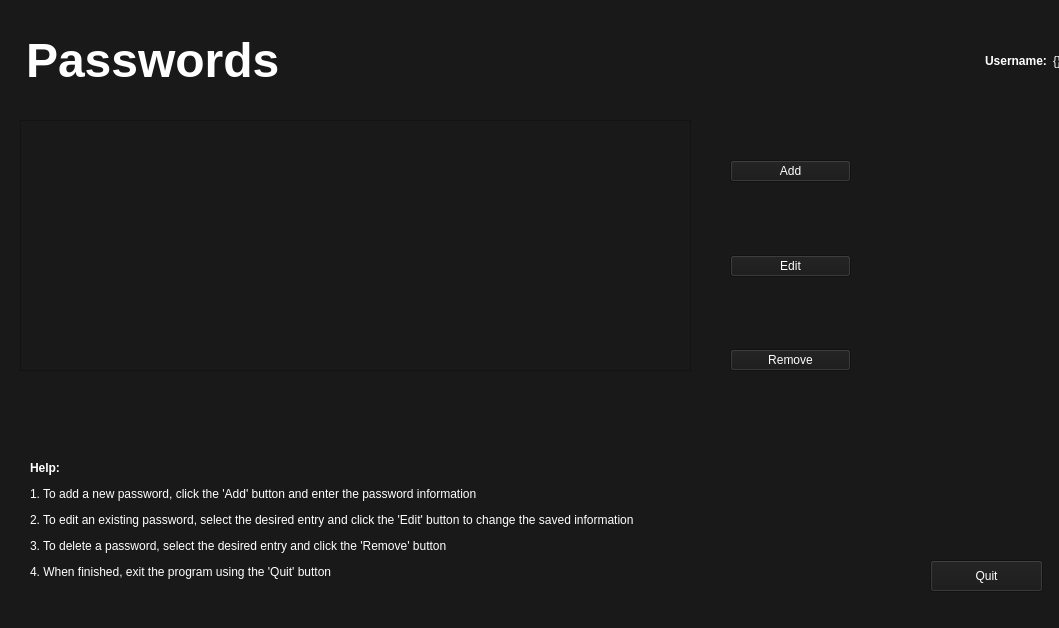
<?xml version="1.0" encoding="UTF-8"?>
<ui version="4.0">
 <class>MainWindow</class>
 <widget class="QMainWindow" name="MainWindow">
  <property name="geometry">
   <rect>
    <x>0</x>
    <y>0</y>
    <width>1059</width>
    <height>628</height>
   </rect>
  </property>
  <property name="windowTitle">
   <string>MainWindow</string>
  </property>
  <property name="styleSheet">
   <string notr="true">background-color: rgb(25,25,25)</string>
  </property>
  <widget class="QWidget" name="centralwidget">
   <widget class="QTableView" name="Password_table">
    <property name="geometry">
     <rect>
      <x>20</x>
      <y>120</y>
      <width>671</width>
      <height>251</height>
     </rect>
    </property>
    <property name="palette">
     <palette>
      <active>
       <colorrole role="WindowText">
        <brush brushstyle="SolidPattern">
         <color alpha="255">
          <red>255</red>
          <green>255</green>
          <blue>255</blue>
         </color>
        </brush>
       </colorrole>
       <colorrole role="Button">
        <brush brushstyle="SolidPattern">
         <color alpha="255">
          <red>255</red>
          <green>255</green>
          <blue>255</blue>
         </color>
        </brush>
       </colorrole>
       <colorrole role="Mid">
        <brush brushstyle="SolidPattern">
         <color alpha="255">
          <red>255</red>
          <green>255</green>
          <blue>255</blue>
         </color>
        </brush>
       </colorrole>
       <colorrole role="Text">
        <brush brushstyle="SolidPattern">
         <color alpha="255">
          <red>255</red>
          <green>255</green>
          <blue>255</blue>
         </color>
        </brush>
       </colorrole>
       <colorrole role="ButtonText">
        <brush brushstyle="SolidPattern">
         <color alpha="255">
          <red>255</red>
          <green>255</green>
          <blue>255</blue>
         </color>
        </brush>
       </colorrole>
       <colorrole role="Base">
        <brush brushstyle="SolidPattern">
         <color alpha="255">
          <red>255</red>
          <green>255</green>
          <blue>255</blue>
         </color>
        </brush>
       </colorrole>
       <colorrole role="Window">
        <brush brushstyle="SolidPattern">
         <color alpha="255">
          <red>255</red>
          <green>255</green>
          <blue>255</blue>
         </color>
        </brush>
       </colorrole>
      </active>
      <inactive>
       <colorrole role="WindowText">
        <brush brushstyle="SolidPattern">
         <color alpha="255">
          <red>255</red>
          <green>255</green>
          <blue>255</blue>
         </color>
        </brush>
       </colorrole>
       <colorrole role="Button">
        <brush brushstyle="SolidPattern">
         <color alpha="255">
          <red>255</red>
          <green>255</green>
          <blue>255</blue>
         </color>
        </brush>
       </colorrole>
       <colorrole role="Mid">
        <brush brushstyle="SolidPattern">
         <color alpha="255">
          <red>255</red>
          <green>255</green>
          <blue>255</blue>
         </color>
        </brush>
       </colorrole>
       <colorrole role="Text">
        <brush brushstyle="SolidPattern">
         <color alpha="255">
          <red>255</red>
          <green>255</green>
          <blue>255</blue>
         </color>
        </brush>
       </colorrole>
       <colorrole role="ButtonText">
        <brush brushstyle="SolidPattern">
         <color alpha="255">
          <red>255</red>
          <green>255</green>
          <blue>255</blue>
         </color>
        </brush>
       </colorrole>
       <colorrole role="Base">
        <brush brushstyle="SolidPattern">
         <color alpha="255">
          <red>255</red>
          <green>255</green>
          <blue>255</blue>
         </color>
        </brush>
       </colorrole>
       <colorrole role="Window">
        <brush brushstyle="SolidPattern">
         <color alpha="255">
          <red>255</red>
          <green>255</green>
          <blue>255</blue>
         </color>
        </brush>
       </colorrole>
      </inactive>
      <disabled>
       <colorrole role="WindowText">
        <brush brushstyle="SolidPattern">
         <color alpha="255">
          <red>159</red>
          <green>158</green>
          <blue>158</blue>
         </color>
        </brush>
       </colorrole>
       <colorrole role="Button">
        <brush brushstyle="SolidPattern">
         <color alpha="255">
          <red>255</red>
          <green>255</green>
          <blue>255</blue>
         </color>
        </brush>
       </colorrole>
       <colorrole role="Mid">
        <brush brushstyle="SolidPattern">
         <color alpha="255">
          <red>255</red>
          <green>255</green>
          <blue>255</blue>
         </color>
        </brush>
       </colorrole>
       <colorrole role="Text">
        <brush brushstyle="SolidPattern">
         <color alpha="255">
          <red>159</red>
          <green>158</green>
          <blue>158</blue>
         </color>
        </brush>
       </colorrole>
       <colorrole role="ButtonText">
        <brush brushstyle="SolidPattern">
         <color alpha="255">
          <red>159</red>
          <green>158</green>
          <blue>158</blue>
         </color>
        </brush>
       </colorrole>
       <colorrole role="Base">
        <brush brushstyle="SolidPattern">
         <color alpha="255">
          <red>255</red>
          <green>255</green>
          <blue>255</blue>
         </color>
        </brush>
       </colorrole>
       <colorrole role="Window">
        <brush brushstyle="SolidPattern">
         <color alpha="255">
          <red>255</red>
          <green>255</green>
          <blue>255</blue>
         </color>
        </brush>
       </colorrole>
      </disabled>
     </palette>
    </property>
    <property name="contextMenuPolicy">
     <enum>Qt::DefaultContextMenu</enum>
    </property>
    <property name="selectionMode">
     <enum>QAbstractItemView::SingleSelection</enum>
    </property>
    <property name="selectionBehavior">
     <enum>QAbstractItemView::SelectRows</enum>
    </property>
   </widget>
   <widget class="QPushButton" name="Quit_button">
    <property name="geometry">
     <rect>
      <x>930</x>
      <y>560</y>
      <width>113</width>
      <height>32</height>
     </rect>
    </property>
    <property name="palette">
     <palette>
      <active>
       <colorrole role="Button">
        <brush brushstyle="SolidPattern">
         <color alpha="255">
          <red>25</red>
          <green>25</green>
          <blue>25</blue>
         </color>
        </brush>
       </colorrole>
       <colorrole role="ButtonText">
        <brush brushstyle="SolidPattern">
         <color alpha="255">
          <red>255</red>
          <green>255</green>
          <blue>255</blue>
         </color>
        </brush>
       </colorrole>
       <colorrole role="Base">
        <brush brushstyle="SolidPattern">
         <color alpha="255">
          <red>25</red>
          <green>25</green>
          <blue>25</blue>
         </color>
        </brush>
       </colorrole>
       <colorrole role="Window">
        <brush brushstyle="SolidPattern">
         <color alpha="255">
          <red>25</red>
          <green>25</green>
          <blue>25</blue>
         </color>
        </brush>
       </colorrole>
      </active>
      <inactive>
       <colorrole role="Button">
        <brush brushstyle="SolidPattern">
         <color alpha="255">
          <red>25</red>
          <green>25</green>
          <blue>25</blue>
         </color>
        </brush>
       </colorrole>
       <colorrole role="ButtonText">
        <brush brushstyle="SolidPattern">
         <color alpha="255">
          <red>255</red>
          <green>255</green>
          <blue>255</blue>
         </color>
        </brush>
       </colorrole>
       <colorrole role="Base">
        <brush brushstyle="SolidPattern">
         <color alpha="255">
          <red>25</red>
          <green>25</green>
          <blue>25</blue>
         </color>
        </brush>
       </colorrole>
       <colorrole role="Window">
        <brush brushstyle="SolidPattern">
         <color alpha="255">
          <red>25</red>
          <green>25</green>
          <blue>25</blue>
         </color>
        </brush>
       </colorrole>
      </inactive>
      <disabled>
       <colorrole role="Button">
        <brush brushstyle="SolidPattern">
         <color alpha="255">
          <red>25</red>
          <green>25</green>
          <blue>25</blue>
         </color>
        </brush>
       </colorrole>
       <colorrole role="ButtonText">
        <brush brushstyle="SolidPattern">
         <color alpha="255">
          <red>148</red>
          <green>148</green>
          <blue>148</blue>
         </color>
        </brush>
       </colorrole>
       <colorrole role="Base">
        <brush brushstyle="SolidPattern">
         <color alpha="255">
          <red>25</red>
          <green>25</green>
          <blue>25</blue>
         </color>
        </brush>
       </colorrole>
       <colorrole role="Window">
        <brush brushstyle="SolidPattern">
         <color alpha="255">
          <red>25</red>
          <green>25</green>
          <blue>25</blue>
         </color>
        </brush>
       </colorrole>
      </disabled>
     </palette>
    </property>
    <property name="text">
     <string>Quit</string>
    </property>
   </widget>
   <widget class="QLabel" name="label_2">
    <property name="geometry">
     <rect>
      <x>30</x>
      <y>450</y>
      <width>771</width>
      <height>141</height>
     </rect>
    </property>
    <property name="palette">
     <palette>
      <active>
       <colorrole role="Button">
        <brush brushstyle="SolidPattern">
         <color alpha="255">
          <red>25</red>
          <green>25</green>
          <blue>25</blue>
         </color>
        </brush>
       </colorrole>
       <colorrole role="ButtonText">
        <brush brushstyle="SolidPattern">
         <color alpha="255">
          <red>255</red>
          <green>255</green>
          <blue>255</blue>
         </color>
        </brush>
       </colorrole>
       <colorrole role="Base">
        <brush brushstyle="SolidPattern">
         <color alpha="255">
          <red>25</red>
          <green>25</green>
          <blue>25</blue>
         </color>
        </brush>
       </colorrole>
       <colorrole role="Window">
        <brush brushstyle="SolidPattern">
         <color alpha="255">
          <red>25</red>
          <green>25</green>
          <blue>25</blue>
         </color>
        </brush>
       </colorrole>
      </active>
      <inactive>
       <colorrole role="Button">
        <brush brushstyle="SolidPattern">
         <color alpha="255">
          <red>25</red>
          <green>25</green>
          <blue>25</blue>
         </color>
        </brush>
       </colorrole>
       <colorrole role="ButtonText">
        <brush brushstyle="SolidPattern">
         <color alpha="255">
          <red>255</red>
          <green>255</green>
          <blue>255</blue>
         </color>
        </brush>
       </colorrole>
       <colorrole role="Base">
        <brush brushstyle="SolidPattern">
         <color alpha="255">
          <red>25</red>
          <green>25</green>
          <blue>25</blue>
         </color>
        </brush>
       </colorrole>
       <colorrole role="Window">
        <brush brushstyle="SolidPattern">
         <color alpha="255">
          <red>25</red>
          <green>25</green>
          <blue>25</blue>
         </color>
        </brush>
       </colorrole>
      </inactive>
      <disabled>
       <colorrole role="Button">
        <brush brushstyle="SolidPattern">
         <color alpha="255">
          <red>25</red>
          <green>25</green>
          <blue>25</blue>
         </color>
        </brush>
       </colorrole>
       <colorrole role="ButtonText">
        <brush brushstyle="SolidPattern">
         <color alpha="255">
          <red>148</red>
          <green>148</green>
          <blue>148</blue>
         </color>
        </brush>
       </colorrole>
       <colorrole role="Base">
        <brush brushstyle="SolidPattern">
         <color alpha="255">
          <red>25</red>
          <green>25</green>
          <blue>25</blue>
         </color>
        </brush>
       </colorrole>
       <colorrole role="Window">
        <brush brushstyle="SolidPattern">
         <color alpha="255">
          <red>25</red>
          <green>25</green>
          <blue>25</blue>
         </color>
        </brush>
       </colorrole>
      </disabled>
     </palette>
    </property>
    <property name="text">
     <string>&lt;html&gt;&lt;head/&gt;&lt;body&gt;&lt;p&gt;&lt;span style=&quot; font-weight:600; color:#ffffff;&quot;&gt;Help:&lt;/span&gt;&lt;/p&gt;&lt;p&gt;&lt;span style=&quot; color:#ffffff;&quot;&gt;1. To add a new password, click the 'Add' button and enter the password information&lt;/span&gt;&lt;/p&gt;&lt;p&gt;&lt;span style=&quot; color:#ffffff;&quot;&gt;2. To edit an existing password, select the desired entry and click the 'Edit' button to change the saved information&lt;/span&gt;&lt;/p&gt;&lt;p&gt;&lt;span style=&quot; color:#ffffff;&quot;&gt;3. To delete a password, select the desired entry and click the 'Remove' button&lt;/span&gt;&lt;/p&gt;&lt;p&gt;&lt;span style=&quot; color:#ffffff;&quot;&gt;4. When finished, exit the program using the 'Quit' button&lt;/span&gt;&lt;/p&gt;&lt;/body&gt;&lt;/html&gt;</string>
    </property>
   </widget>
   <widget class="QLabel" name="result_msg">
    <property name="geometry">
     <rect>
      <x>30</x>
      <y>400</y>
      <width>641</width>
      <height>39</height>
     </rect>
    </property>
    <property name="palette">
     <palette>
      <active>
       <colorrole role="Button">
        <brush brushstyle="SolidPattern">
         <color alpha="255">
          <red>25</red>
          <green>25</green>
          <blue>25</blue>
         </color>
        </brush>
       </colorrole>
       <colorrole role="Base">
        <brush brushstyle="SolidPattern">
         <color alpha="255">
          <red>25</red>
          <green>25</green>
          <blue>25</blue>
         </color>
        </brush>
       </colorrole>
       <colorrole role="Window">
        <brush brushstyle="SolidPattern">
         <color alpha="255">
          <red>25</red>
          <green>25</green>
          <blue>25</blue>
         </color>
        </brush>
       </colorrole>
      </active>
      <inactive>
       <colorrole role="Button">
        <brush brushstyle="SolidPattern">
         <color alpha="255">
          <red>25</red>
          <green>25</green>
          <blue>25</blue>
         </color>
        </brush>
       </colorrole>
       <colorrole role="Base">
        <brush brushstyle="SolidPattern">
         <color alpha="255">
          <red>25</red>
          <green>25</green>
          <blue>25</blue>
         </color>
        </brush>
       </colorrole>
       <colorrole role="Window">
        <brush brushstyle="SolidPattern">
         <color alpha="255">
          <red>25</red>
          <green>25</green>
          <blue>25</blue>
         </color>
        </brush>
       </colorrole>
      </inactive>
      <disabled>
       <colorrole role="Button">
        <brush brushstyle="SolidPattern">
         <color alpha="255">
          <red>25</red>
          <green>25</green>
          <blue>25</blue>
         </color>
        </brush>
       </colorrole>
       <colorrole role="Base">
        <brush brushstyle="SolidPattern">
         <color alpha="255">
          <red>25</red>
          <green>25</green>
          <blue>25</blue>
         </color>
        </brush>
       </colorrole>
       <colorrole role="Window">
        <brush brushstyle="SolidPattern">
         <color alpha="255">
          <red>25</red>
          <green>25</green>
          <blue>25</blue>
         </color>
        </brush>
       </colorrole>
      </disabled>
     </palette>
    </property>
    <property name="text">
     <string>&lt;html&gt;&lt;head/&gt;&lt;body&gt;&lt;p align=&quot;center&quot;&gt;&lt;br/&gt;&lt;/p&gt;&lt;/body&gt;&lt;/html&gt;</string>
    </property>
   </widget>
   <widget class="QWidget" name="">
    <property name="geometry">
     <rect>
      <x>20</x>
      <y>10</y>
      <width>1041</width>
      <height>102</height>
     </rect>
    </property>
    <layout class="QHBoxLayout" name="horizontalLayout">
     <item>
      <widget class="QLabel" name="label">
       <property name="text">
        <string>&lt;html&gt;&lt;head/&gt;&lt;body&gt;&lt;p&gt;&lt;img src=&quot;:/images/resources/lock_100.png&quot;/&gt;&lt;/p&gt;&lt;/body&gt;&lt;/html&gt;</string>
       </property>
      </widget>
     </item>
     <item>
      <widget class="QLabel" name="label_3">
       <property name="text">
        <string>&lt;html&gt;&lt;head/&gt;&lt;body&gt;&lt;p&gt;&lt;span style=&quot; font-size:36pt; font-weight:600; color:#ffffff;&quot;&gt;Passwords&lt;/span&gt;&lt;/p&gt;&lt;/body&gt;&lt;/html&gt;</string>
       </property>
      </widget>
     </item>
     <item>
      <spacer name="horizontalSpacer">
       <property name="orientation">
        <enum>Qt::Horizontal</enum>
       </property>
       <property name="sizeHint" stdset="0">
        <size>
         <width>40</width>
         <height>20</height>
        </size>
       </property>
      </spacer>
     </item>
     <item>
      <widget class="QLabel" name="label_4">
       <property name="text">
        <string>&lt;html&gt;&lt;head/&gt;&lt;body&gt;&lt;p&gt;&lt;span style=&quot; font-weight:600; color:#ffffff;&quot;&gt;Username:&lt;/span&gt;&lt;/p&gt;&lt;/body&gt;&lt;/html&gt;</string>
       </property>
      </widget>
     </item>
     <item>
      <widget class="QLabel" name="username_label">
       <property name="text">
        <string>&lt;html&gt;&lt;head/&gt;&lt;body&gt;&lt;p&gt;&lt;span style=&quot; color:#ffffff;&quot;&gt;{}&lt;/span&gt;&lt;/p&gt;&lt;/body&gt;&lt;/html&gt;</string>
       </property>
      </widget>
     </item>
    </layout>
   </widget>
   <widget class="QWidget" name="">
    <property name="geometry">
     <rect>
      <x>730</x>
      <y>160</y>
      <width>121</width>
      <height>211</height>
     </rect>
    </property>
    <layout class="QVBoxLayout" name="verticalLayout">
     <item>
      <widget class="QPushButton" name="Add_button">
       <property name="palette">
        <palette>
         <active>
          <colorrole role="Button">
           <brush brushstyle="SolidPattern">
            <color alpha="255">
             <red>25</red>
             <green>25</green>
             <blue>25</blue>
            </color>
           </brush>
          </colorrole>
          <colorrole role="ButtonText">
           <brush brushstyle="SolidPattern">
            <color alpha="255">
             <red>255</red>
             <green>255</green>
             <blue>255</blue>
            </color>
           </brush>
          </colorrole>
          <colorrole role="Base">
           <brush brushstyle="SolidPattern">
            <color alpha="255">
             <red>25</red>
             <green>25</green>
             <blue>25</blue>
            </color>
           </brush>
          </colorrole>
          <colorrole role="Window">
           <brush brushstyle="SolidPattern">
            <color alpha="255">
             <red>25</red>
             <green>25</green>
             <blue>25</blue>
            </color>
           </brush>
          </colorrole>
         </active>
         <inactive>
          <colorrole role="Button">
           <brush brushstyle="SolidPattern">
            <color alpha="255">
             <red>25</red>
             <green>25</green>
             <blue>25</blue>
            </color>
           </brush>
          </colorrole>
          <colorrole role="ButtonText">
           <brush brushstyle="SolidPattern">
            <color alpha="255">
             <red>255</red>
             <green>255</green>
             <blue>255</blue>
            </color>
           </brush>
          </colorrole>
          <colorrole role="Base">
           <brush brushstyle="SolidPattern">
            <color alpha="255">
             <red>25</red>
             <green>25</green>
             <blue>25</blue>
            </color>
           </brush>
          </colorrole>
          <colorrole role="Window">
           <brush brushstyle="SolidPattern">
            <color alpha="255">
             <red>25</red>
             <green>25</green>
             <blue>25</blue>
            </color>
           </brush>
          </colorrole>
         </inactive>
         <disabled>
          <colorrole role="Button">
           <brush brushstyle="SolidPattern">
            <color alpha="255">
             <red>25</red>
             <green>25</green>
             <blue>25</blue>
            </color>
           </brush>
          </colorrole>
          <colorrole role="ButtonText">
           <brush brushstyle="SolidPattern">
            <color alpha="255">
             <red>148</red>
             <green>148</green>
             <blue>148</blue>
            </color>
           </brush>
          </colorrole>
          <colorrole role="Base">
           <brush brushstyle="SolidPattern">
            <color alpha="255">
             <red>25</red>
             <green>25</green>
             <blue>25</blue>
            </color>
           </brush>
          </colorrole>
          <colorrole role="Window">
           <brush brushstyle="SolidPattern">
            <color alpha="255">
             <red>25</red>
             <green>25</green>
             <blue>25</blue>
            </color>
           </brush>
          </colorrole>
         </disabled>
        </palette>
       </property>
       <property name="text">
        <string>Add</string>
       </property>
      </widget>
     </item>
     <item>
      <spacer name="verticalSpacer">
       <property name="orientation">
        <enum>Qt::Vertical</enum>
       </property>
       <property name="sizeHint" stdset="0">
        <size>
         <width>20</width>
         <height>40</height>
        </size>
       </property>
      </spacer>
     </item>
     <item>
      <widget class="QPushButton" name="Add_button_2">
       <property name="palette">
        <palette>
         <active>
          <colorrole role="Button">
           <brush brushstyle="SolidPattern">
            <color alpha="255">
             <red>25</red>
             <green>25</green>
             <blue>25</blue>
            </color>
           </brush>
          </colorrole>
          <colorrole role="ButtonText">
           <brush brushstyle="SolidPattern">
            <color alpha="255">
             <red>255</red>
             <green>255</green>
             <blue>255</blue>
            </color>
           </brush>
          </colorrole>
          <colorrole role="Base">
           <brush brushstyle="SolidPattern">
            <color alpha="255">
             <red>25</red>
             <green>25</green>
             <blue>25</blue>
            </color>
           </brush>
          </colorrole>
          <colorrole role="Window">
           <brush brushstyle="SolidPattern">
            <color alpha="255">
             <red>25</red>
             <green>25</green>
             <blue>25</blue>
            </color>
           </brush>
          </colorrole>
         </active>
         <inactive>
          <colorrole role="Button">
           <brush brushstyle="SolidPattern">
            <color alpha="255">
             <red>25</red>
             <green>25</green>
             <blue>25</blue>
            </color>
           </brush>
          </colorrole>
          <colorrole role="ButtonText">
           <brush brushstyle="SolidPattern">
            <color alpha="255">
             <red>255</red>
             <green>255</green>
             <blue>255</blue>
            </color>
           </brush>
          </colorrole>
          <colorrole role="Base">
           <brush brushstyle="SolidPattern">
            <color alpha="255">
             <red>25</red>
             <green>25</green>
             <blue>25</blue>
            </color>
           </brush>
          </colorrole>
          <colorrole role="Window">
           <brush brushstyle="SolidPattern">
            <color alpha="255">
             <red>25</red>
             <green>25</green>
             <blue>25</blue>
            </color>
           </brush>
          </colorrole>
         </inactive>
         <disabled>
          <colorrole role="Button">
           <brush brushstyle="SolidPattern">
            <color alpha="255">
             <red>25</red>
             <green>25</green>
             <blue>25</blue>
            </color>
           </brush>
          </colorrole>
          <colorrole role="ButtonText">
           <brush brushstyle="SolidPattern">
            <color alpha="255">
             <red>148</red>
             <green>148</green>
             <blue>148</blue>
            </color>
           </brush>
          </colorrole>
          <colorrole role="Base">
           <brush brushstyle="SolidPattern">
            <color alpha="255">
             <red>25</red>
             <green>25</green>
             <blue>25</blue>
            </color>
           </brush>
          </colorrole>
          <colorrole role="Window">
           <brush brushstyle="SolidPattern">
            <color alpha="255">
             <red>25</red>
             <green>25</green>
             <blue>25</blue>
            </color>
           </brush>
          </colorrole>
         </disabled>
        </palette>
       </property>
       <property name="text">
        <string>Edit</string>
       </property>
      </widget>
     </item>
     <item>
      <spacer name="verticalSpacer_2">
       <property name="orientation">
        <enum>Qt::Vertical</enum>
       </property>
       <property name="sizeHint" stdset="0">
        <size>
         <width>20</width>
         <height>40</height>
        </size>
       </property>
      </spacer>
     </item>
     <item>
      <widget class="QPushButton" name="Remove_button">
       <property name="palette">
        <palette>
         <active>
          <colorrole role="Button">
           <brush brushstyle="SolidPattern">
            <color alpha="255">
             <red>25</red>
             <green>25</green>
             <blue>25</blue>
            </color>
           </brush>
          </colorrole>
          <colorrole role="ButtonText">
           <brush brushstyle="SolidPattern">
            <color alpha="255">
             <red>254</red>
             <green>254</green>
             <blue>254</blue>
            </color>
           </brush>
          </colorrole>
          <colorrole role="Base">
           <brush brushstyle="SolidPattern">
            <color alpha="255">
             <red>25</red>
             <green>25</green>
             <blue>25</blue>
            </color>
           </brush>
          </colorrole>
          <colorrole role="Window">
           <brush brushstyle="SolidPattern">
            <color alpha="255">
             <red>25</red>
             <green>25</green>
             <blue>25</blue>
            </color>
           </brush>
          </colorrole>
         </active>
         <inactive>
          <colorrole role="Button">
           <brush brushstyle="SolidPattern">
            <color alpha="255">
             <red>25</red>
             <green>25</green>
             <blue>25</blue>
            </color>
           </brush>
          </colorrole>
          <colorrole role="ButtonText">
           <brush brushstyle="SolidPattern">
            <color alpha="255">
             <red>254</red>
             <green>254</green>
             <blue>254</blue>
            </color>
           </brush>
          </colorrole>
          <colorrole role="Base">
           <brush brushstyle="SolidPattern">
            <color alpha="255">
             <red>25</red>
             <green>25</green>
             <blue>25</blue>
            </color>
           </brush>
          </colorrole>
          <colorrole role="Window">
           <brush brushstyle="SolidPattern">
            <color alpha="255">
             <red>25</red>
             <green>25</green>
             <blue>25</blue>
            </color>
           </brush>
          </colorrole>
         </inactive>
         <disabled>
          <colorrole role="Button">
           <brush brushstyle="SolidPattern">
            <color alpha="255">
             <red>25</red>
             <green>25</green>
             <blue>25</blue>
            </color>
           </brush>
          </colorrole>
          <colorrole role="ButtonText">
           <brush brushstyle="SolidPattern">
            <color alpha="255">
             <red>148</red>
             <green>148</green>
             <blue>148</blue>
            </color>
           </brush>
          </colorrole>
          <colorrole role="Base">
           <brush brushstyle="SolidPattern">
            <color alpha="255">
             <red>25</red>
             <green>25</green>
             <blue>25</blue>
            </color>
           </brush>
          </colorrole>
          <colorrole role="Window">
           <brush brushstyle="SolidPattern">
            <color alpha="255">
             <red>25</red>
             <green>25</green>
             <blue>25</blue>
            </color>
           </brush>
          </colorrole>
         </disabled>
        </palette>
       </property>
       <property name="text">
        <string>Remove</string>
       </property>
      </widget>
     </item>
    </layout>
   </widget>
  </widget>
  <widget class="QStatusBar" name="statusbar"/>
 </widget>
 <resources>
  <include location="images.qrc"/>
 </resources>
 <connections/>
</ui>
